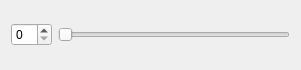
<?xml version="1.0" encoding="UTF-8"?>
<ui version="4.0">
 <class>SmallWidget</class>
 <widget class="QWidget" name="SmallWidget">
  <property name="geometry">
   <rect>
    <x>0</x>
    <y>0</y>
    <width>301</width>
    <height>70</height>
   </rect>
  </property>
  <property name="windowTitle">
   <string>Form</string>
  </property>
  <layout class="QHBoxLayout" name="horizontalLayout">
   <item>
    <widget class="QSpinBox" name="spinBox"/>
   </item>
   <item>
    <widget class="QSlider" name="horizontalSlider">
     <property name="orientation">
      <enum>Qt::Horizontal</enum>
     </property>
    </widget>
   </item>
  </layout>
 </widget>
 <resources/>
 <connections/>
</ui>
